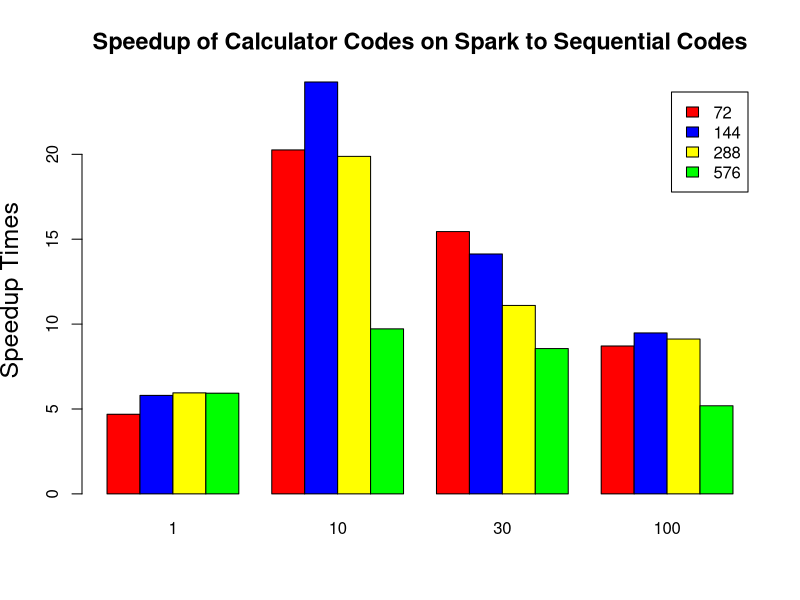
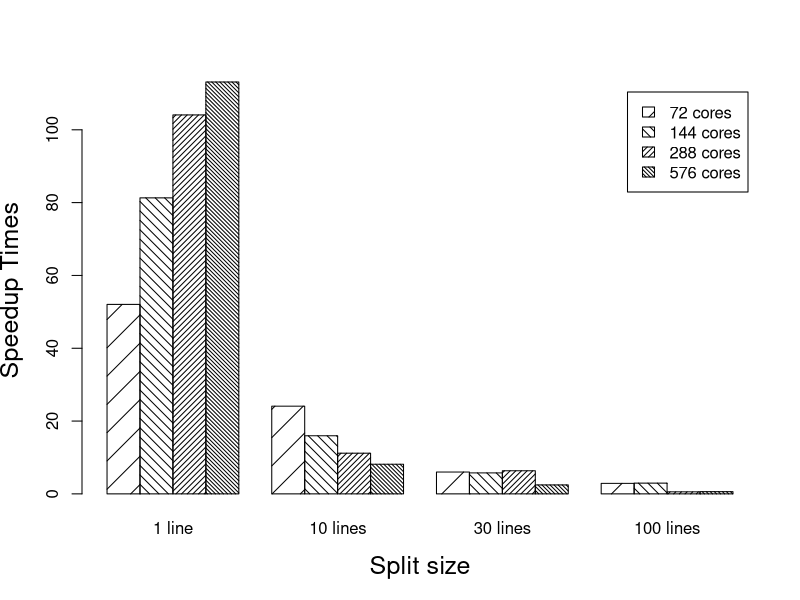
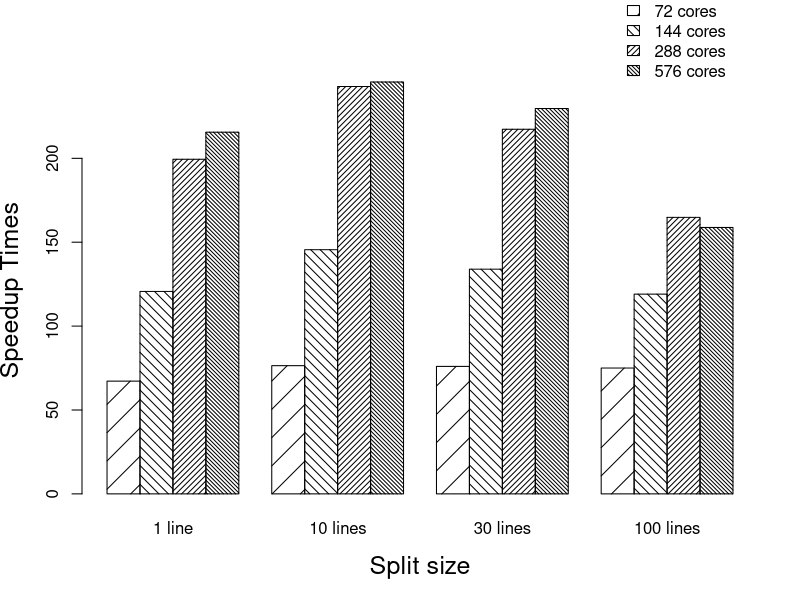
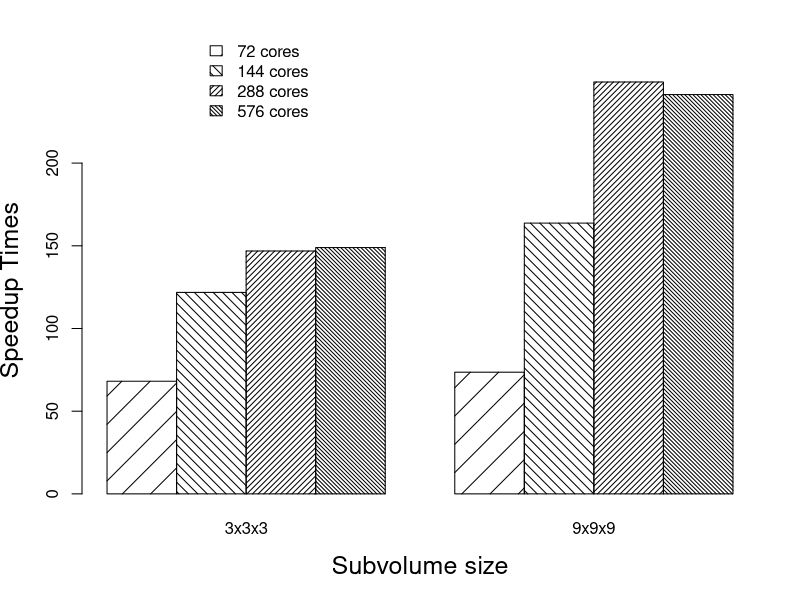
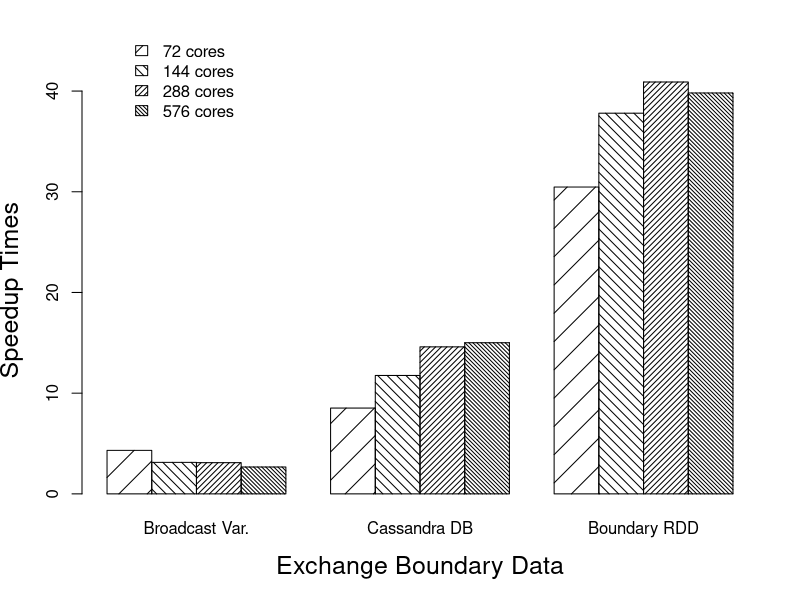

Source code (R) for these figures, in order:

# Calc Speedup

calcData <- structure(list(S1= c(4.69,5.80,5.95,5.93), 
                       S10 = c(20.26,24.26,19.88,9.72), 
                       S30 = c(15.45,14.13,11.10,8.56), 
                       S100 = c(8.71,9.48,9.12,5.19)), 
                       .Names = c("1", "10", "30", "100"), class = "data.frame", row.names = c("72","144","288","576"))
attach(calcData)
print(calcData)

colours <- c("red", "blue", "yellow", "green")

barplot(as.matrix(calcData), main="Speedup of Calculator Codes on Spark to Sequential Codes", ylab = "Speedup Times", 
        cex.lab = 1.5, cex.main = 1.4, beside=TRUE, legend = TRUE, col=colours)

#Hist Speedup

histData <- structure(list(S1= c(52.04,81.31,104.08,113.13), 
                       S10 = c(24.09,15.96,11.17,8.14), 
                       S30 = c(6.00,5.76,6.35,2.46 ), 
                       S100 = c(2.89,2.95,0.56,0.61 )), 
                       .Names = c("1 line", "10 lines", "30 lines", "100 lines"), 
                       class = "data.frame", row.names = c("72 cores","144 cores","288 cores","576 cores"))
attach(histData)
print(histData)

colours <- c("red", "blue", "yellow", "green")

barplot(as.matrix(histData), xlab = "Split size", ylab = "Speedup Times", 
        cex.lab = 1.5, cex.main = 1.4, beside=TRUE, legend = TRUE, col=1, lwd=1:2, angle=c(45, 135), density=seq(5,35,10))



#Hilbert Filter Speedup

htfData <- structure(list(S1= c(67.20,120.67,199.43,215.57 ), 
                       S10 = c(76.42,145.54,242.81,245.49 ), 
                       S30 = c(75.98,133.93,217.32,229.69 ), 
                       S100 = c(75.01,119.05,164.81,158.78 )), 
                       .Names = c("1 line", "10 lines", "30 lines", "100 lines"), 
                       class = "data.frame", row.names = c("72 cores","144 cores","288 cores","576 cores"))
attach(htfData)
print(htfData)

colours <- c("red", "blue", "yellow", "green")

barplot(as.matrix(htfData), xlab = "Split size",ylab = "Speedup Times", 
        cex.lab = 1.5, cex.main = 1.4, beside=TRUE, legend = TRUE, col=1, lwd=1:2, angle=c(45, 135), density=seq(5,35,10),
       args.legend = list(x = 20, y=300, bty = "n"))


#FFT Speedup

fftData <- structure(list(S1= c(68.10,121.83,146.84,148.93), 
                       S10 = c(73.57,163.72,249.03,241.43)), 
                       .Names = c("3x3x3", "9x9x9"), 
                       class = "data.frame", row.names = c("72 cores","144 cores","288 cores","576 cores"))
attach(fftData)
print(fftData)

colours <- c("red", "blue", "yellow", "green")

barplot(as.matrix(fftData), xlab = "Subvolume size", ylab = "Speedup Times",
        cex.lab = 1.5, cex.main = 1.4, beside=TRUE, legend = TRUE, args.legend = list(x = 4, y=280, bty = "n"),
        col=1, lwd=1:2, angle=c(45, 135), density=seq(5,35,10))


#Jacobi Speedup


jacobiData <- structure(list(S1  = c(4.32,  3.13,  3.10,  2.67), 
                             S10 = c(8.52,  11.76, 14.60, 15.01 ), 
                             S30 = c(30.47, 37.80, 40.90, 39.81 )), 
                       .Names = c("Broadcast Var.", "Cassandra DB", "Boundary RDD"), 
                       class = "data.frame", row.names = c("72 cores","144 cores","288 cores","576 cores"))
attach(jacobiData)
print(jacobiData)

colours <- c("red", "blue", "yellow", "green")

barplot(as.matrix(jacobiData),xlab = "Exchange Boundary Data", ylab = "Speedup Times",
        cex.lab = 1.5, cex.main = 1.4, beside=TRUE, legend = TRUE, args.legend = list(x = 4, y=46, bty = "n"),
        col=1, lwd=1:2, angle=c(45, 135), density=seq(5,35,10))
